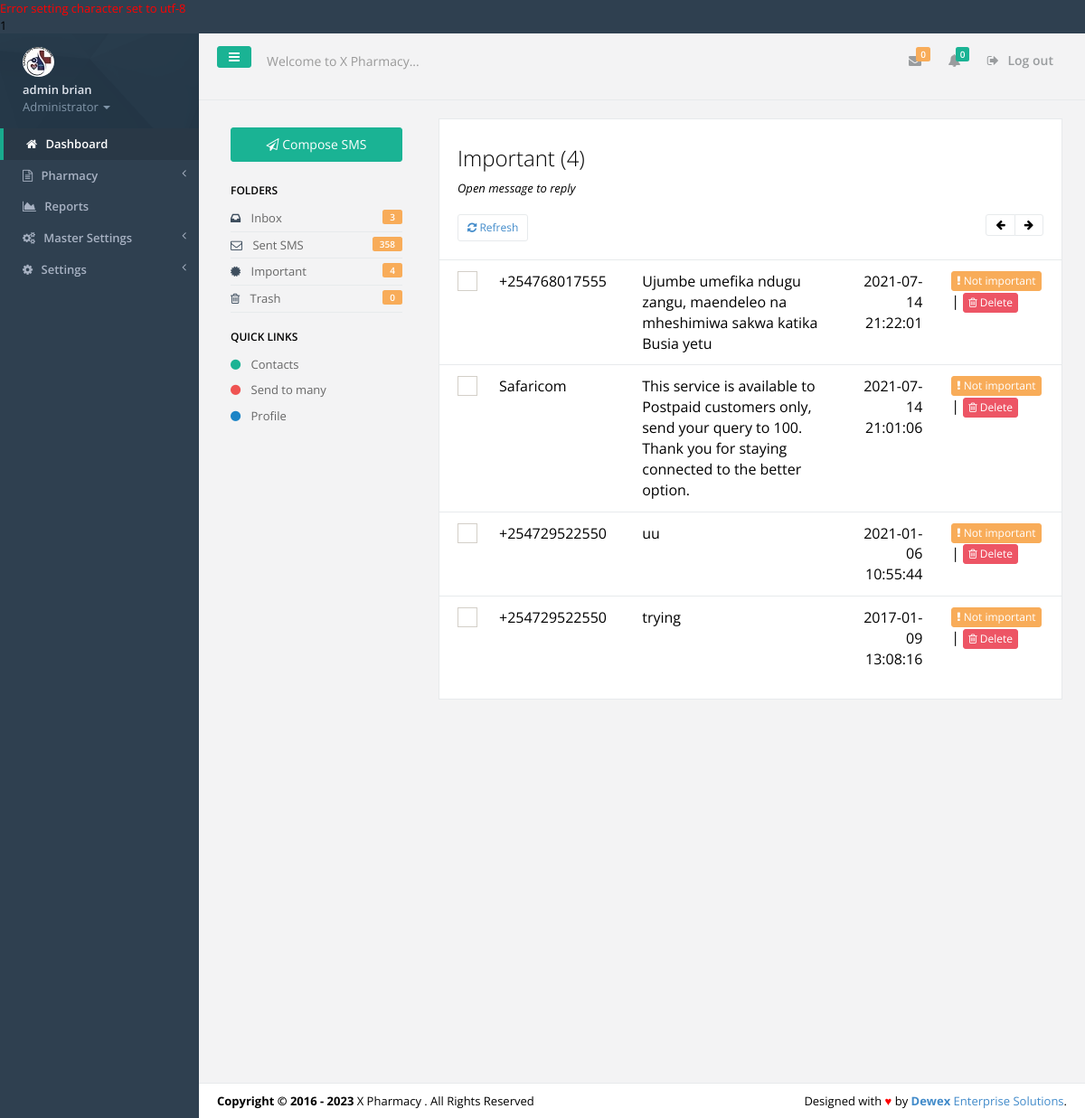
Page /messages.php?status=important (signed in) on the committed database.
### tables this page shows
CREATE TABLE IF NOT EXISTS `tbl_users` (
  `id` int(11) NOT NULL,
  `f_name` varchar(30) NOT NULL,
  `s_name` varchar(30) NOT NULL,
  `id_no` varchar(30) NOT NULL,
  `email` varchar(30) NOT NULL,
  `phone` varchar(15) NOT NULL,
  `password` varchar(200) NOT NULL,
  `user_l` varchar(50) NOT NULL,
  `profile_image` varchar(45) NOT NULL,
  `active` varchar(30) NOT NULL
);

CREATE TABLE IF NOT EXISTS `tbl_settings` (
  `settings_id` int(11) NOT NULL,
  `slogan` varchar(100) NOT NULL,
  `l_status` varchar(10) NOT NULL,
  `system_name` varchar(30) NOT NULL,
  `campaigner_name` varchar(30) NOT NULL,
  `campaigner_short_name` varchar(30) NOT NULL,
  `campaign_location` varchar(30) NOT NULL,
  `seat` varchar(30) NOT NULL,
  `inst_date` varchar(15) NOT NULL,
  `photo` varchar(30) NOT NULL,
  `photo_size` varchar(10) NOT NULL,
  `photo_type` varchar(20) NOT NULL,
  `custom_reply_msg` varchar(500) NOT NULL,
  `address` varchar(50) NOT NULL,
  `phone` varchar(30) NOT NULL,
  `email` varchar(30) NOT NULL
);

CREATE TABLE IF NOT EXISTS `tbl_messages` (
  `message_id` int(11) NOT NULL,
  `sender_no` varchar(15) NOT NULL,
  `message_text` varchar(300) NOT NULL,
  `receiver_no` varchar(12) NOT NULL,
  `message_status` int(11) NOT NULL,
  `message_date` varchar(30) NOT NULL,
  `read_status` varchar(10) NOT NULL
);

### includes/authenticate.php (called while the page is built, shortened)
<?php
require_once 'inc/auth.php';
$signedemail = $_SESSION['email'];
$adminDetails = mysqli_query($dbconnect,"SELECT * FROM tbl_users WHERE email='$signedemail'");
$dd = mysqli_fetch_assoc($adminDetails);
$sfname = $dd['f_name'];
$ssname = $dd['s_name'];
$user_l = $dd['user_l'];
?>

### inc/auth.php (called while the page is built, shortened)
<?php
include('config.php');
$dbhost = "localhost";
$dbuser = "root";
$dbpass = "";
$dbname = "hms_pharmacy_module";
$dbconnect = new mysqli($dbhost, $dbuser, $dbpass, $dbname);
$get_system_settings = mysqli_query($dbconnect,"SELECT * FROM tbl_settings LIMIT 1");
$smartC = mysqli_fetch_array($get_system_settings);
$smart_name = $smartC['system_name'];
?>

### important.php (the view, shortened to what this page needs)
<div class="col-lg-9 animated fadeInRight">
            <div class="mail-box-header">
                <h2>
				<?php
				$getNo = mysqli_query($dbconnect, "SELECT count(*) as x FROM tbl_messages WHERE message_status='2'");
				$ga = mysqli_fetch_array($getNo);
				$c=$ga['x'];
				?>
                    Important (<?php echo $c; ?>)
                </h2><i>Open message to reply</i>
                <div class="mail-tools m-t-md">
                    <div class="btn-group pull-right">
                        <button class="btn btn-white btn-sm"><i class="fa fa-arrow-left"></i></button>
                        <button class="btn btn-white btn-sm"><i class="fa fa-arrow-right"></i></button>
                    </div>
                   <a href="messages.php?status=important"><button class="btn btn-white btn-sm" data-toggle="tooltip" data-placement="left" title="Refresh"><i class="fa fa-refresh"></i> Refresh</button></a>
                </div>
            </div>
                <div class="mail-box">
                <table class="table table-hover table-mail">
                <tbody>
				<?php
				$inq = mysqli_query($dbconnect, "SELECT * FROM tbl_messages WHERE message_status='2' ORDER BY message_date DESC");
				while($ina = mysqli_fetch_array($inq)){
					$message_id = $ina['message_id'];
					$sender_no=$ina['sender_no'];
					$message_text=$ina['message_text'];
					$message_date=$ina['message_date'];
					$status=$ina['read_status'];
					if($status==1){
						$class='read';
					}else{
						$class='unread';
						}
				?>
                <tr class="<?php echo $class; ?>">
                    <td class="check-mail">
                    </td>
                    <td class="mail-ontact"><a href="readmail.php?id=<?php echo $message_id;?>">
					<?php $sn= mysqli_query($dbconnect, "SELECT names FROM tbl_contacts WHERE phone_no='$sender_no'");
						$sna=mysqli_fetch_array($sn);
						$names=$sna['names'];
						if($names!=null){
							echo $names;
						}else{
							echo $sender_no;
						}
					?></a></td>
                    <td class="mail-subject"><a href="readmail.php?id=<?php echo $message_id;?>"><?php echo $message_text; ?></a></td>
                    <td class="text-right mail-date"><?php echo $message_date; ?></td>
					<td class="">
					<a href="messages.php?status=important&unimport=<?php echo $message_id;?>">
						<button onclick="return confirm('Are you sure you sent this message to mark this message as not important?')" class="btn btn-xs btn-warning" data-toggle="tooltip" data-placement="top" title="Move to Inbox"><i class="fa fa-exclamation"></i> Not important </button>
					</a>
					|
					<a href="messages.php?status=important&trash=<?php echo $message_id;?>">
						<button onclick="return confirm('Are you sure you sent this message to trash?')" class="btn btn-xs btn-danger" data-toggle="tooltip" data-placement="top" title="Move to trash"><i class="fa fa-trash-o"></i> Delete</button>
					</a>
					</td>
                </tr>
               <?php
			   }
				?>
                </tbody>
                </table>
                </div>
            </div>

### includes/sidebar.php (shortened to what this page needs)
<nav class="navbar-default navbar-static-side" role="navigation">
            <div class="sidebar-collapse">
                <ul class="nav" id="side-menu">
                    <li class="nav-header">
                        <div class="dropdown profile-element"> <span>
                            <img alt="image" class="img-circle" src="img/profile_small.jpg" />
                             </span>
                            <a data-toggle="dropdown" class="dropdown-toggle" href="#">
                            <span class="clear"> <span class="block m-t-xs"> <strong class="font-bold"><?php echo "$sfname $ssname";?></strong>
                             </span> <span class="text-muted text-xs block">Administrator <b class="caret"></b></span> </span> </a>
                        </div>
                    </li>
                    <li class="active">
                        <a href="index.php"><i class="fa fa-home"></i> <span class="nav-label">Dashboard</span></a>
                    </li>
					<?php
					if($user_l=='PHARMACY'||$user_l=='ADMINISTRATOR'){
					?>
					<li>
                        <a href="#"><i class="fa fa-file-text-o"></i> <span class="nav-label">Pharmacy </span><span class="fa arrow"></span></a>
                    </li>
					<?php
					}
					if($user_l=='ADMINISTRATOR'){
					?>
					 <li>
                        <a href="reports.php"><i class="fa fa-area-chart"></i> <span class="nav-label">Reports</a>
                    </li>
                    <li>
                        <a href="#"><i class="fa fa-cogs"></i> <span class="nav-label">Master Settings</span><span class="fa arrow"></span></a>
                    </li>
                    <li>
                        <a href="#"><i class="fa fa-gear"></i> <span class="nav-label"> Settings</span><span class="fa arrow"></span></a>
                    </li>
					<?php
					}
					?>
                </ul>
            </div>
        </nav>

### includes/top-nav.php (shortened to what this page needs)
<nav class="navbar navbar-static-top" role="navigation" style="margin-bottom: 0">
        <div class="navbar-header">
            <a class="navbar-minimalize minimalize-styl-2 btn btn-primary " href="#"><i class="fa fa-bars"></i> </a>
            <form role="search" class="navbar-form-custom" method="post" action="search_results.html">
                <div class="form-group">
                    <input type="text" placeholder="Welcome to <?php echo $smart_name; ?>..." class="form-control" name="top-search" id="top-search">
                </div>
            </form>
        </div>
            <ul class="nav navbar-top-links navbar-right">
                <li>
                    <a class="count-info" tooltip="Unread" href="#">
                        <i class="fa fa-envelope"></i>  <span class="label label-warning">0</span>
                    </a>
                </li>
                <li>
                    <a class="count-info" data-toggle="dropdowhn" tooltip="Marked Important" href="#">
                        <i class="fa fa-bell"></i>  <span class="label label-primary">0</span>
                    </a>
                 </li>
				<li>
                    <a href="logout.php?logout">
                        <i class="fa fa-sign-out"></i> Log out
                    </a>
                </li>
            </ul>
	</nav>

### includes/footer.php
<div class="footer">
    <div class="pull-right">
        Designed with <span style="color:red">&hearts;</span> by <a href="mailto: isaacwex@gmail.com tel:0729522550" target="_blank" title="We're Dewex Enterprise Solutions" target="_blank" rel="dofollow"><strong>Dewex</strong> Enterprise Solutions</a>.
    </div>
    <div>
        <strong>Copyright &copy; 2016 - <?php echo date('Y'); ?></strong> <?php echo $smart_name; ?> . All Rights Reserved
    </div>
</div>

### rows in the picture
tbl_users: f_name "admin", s_name "brian"
tbl_settings: top-search "Welcome to X Pharmacy...", system_name "X Pharmacy"
tbl_messages: sender_no "+254768017555", message_text "Ujumbe umefika ndugu zangu, maendeleo na mheshimiwa sakwa katika Busia yetu", message_date "2021-07-14 21:22:01"
tbl_messages: sender_no "Safaricom", message_text "This service is available to Postpaid customers only, send your query to 100. Thank you for staying connected to the better option.", message_date "2021-07-14 21:01:06"
tbl_messages: sender_no "+254729522550", message_text "uu", message_date "2021-01-06 10:55:44"
tbl_messages: sender_no "+254729522550", message_text "trying", message_date "2017-01-09 13:08:16"

### other values in the picture
$dbconnect->error() "1"
$c "3"
$ci "358"
$c2 "4"
$c4 "0"
$c "4"
